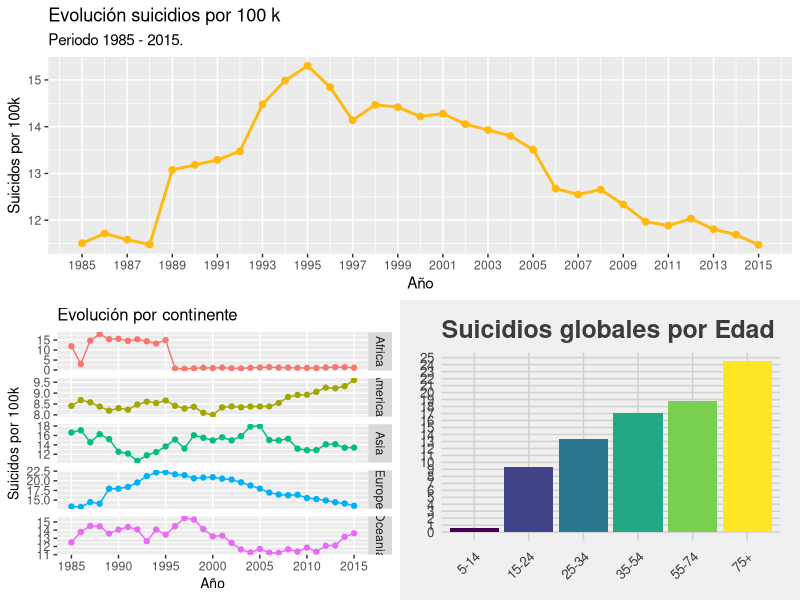
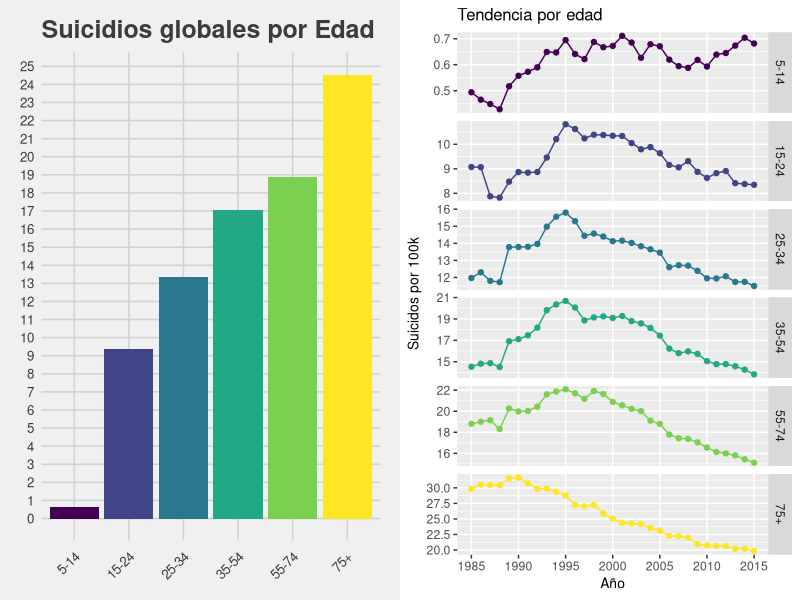

Write the R code that produced these figures, in order.
#
# Este script se construyó a partir del dataset obtenido en la Limpieza de datos
# Se explorarán lo datos y se hará gráficas para entender mejor el conjunto de datos
#



#librerías

library(tidyverse)

# Para visualizacion
library(gridExtra)
library(ggthemes)
library(viridis)




########## Lectura ############

dt <- read_csv("data/master_clean.csv")


########## Explorando los datos ############

#Formato factor
dt$age <- factor(dt$age, 
                   ordered = T, 
                   levels = c("5-14",
                              "15-24", 
                              "25-34", 
                              "35-54", 
                              "55-74", 
                              "75+"))

# Nuestro dt
str(dt)
summary(dt)
dim(dt)
       


########## Manipulando los Datos ############

### Evolución mundial de suicidios , desde  1985 hasta 2015 , genera p1
suicidios_mundial = dt %>%
            group_by(year)%>%
            summarize(suicides_per_100k = (sum(as.numeric(suicides_no)) / sum(as.numeric(population))) * 100000)
  
  

### Evolución mundial de suicidios por continente , genera p2
suicidios_continente = dt %>%
                       group_by(year, continent)%>%
                       summarize(suicides_per_100k = (sum(as.numeric(suicides_no)) / sum(as.numeric(population))) * 100000)


### Suicidios globales por edad, genera p3
suicidios_por_edad = dt %>%
  group_by(age)%>%
  summarize(suicide_per_100k = (sum(as.numeric(suicides_no)) / sum(as.numeric(population))) * 100000)
#Cambiando a factor la edad para poder pintarla por colores
suicidios_por_edad$age <- factor(suicidios_por_edad$age, 
                                 ordered = T, levels = c("5-14",
                                                         "15-24", 
                                                         "25-34", 
                                                         "35-54", 
                                                         "55-74", 
                                                         "75+"))






########## Visualización ############


p1= ggplot(suicidios_mundial, aes(x = year, y = suicides_per_100k)) + 
  geom_line(col = "darkgoldenrod1 ", size = 1) + 
  geom_point(col = "darkgoldenrod1", size = 2) + 
  labs(title = "Evolución suicidios por 100 k",
       subtitle = "Periodo 1985 - 2015.",
       x = "Año", 
       y = "Suicidos por 100k") + 
  scale_x_continuous(breaks = seq(1985, 2015, 2)) + 
  scale_y_continuous(breaks = seq(10, 20))



p2= ggplot(suicidios_continente, aes(x = year, y = suicides_per_100k, col= factor(continent))) + 
  facet_grid(continent ~ ., scales = "free_y") + 
  geom_line() + 
  geom_point() + 
  labs(title = "Evolución por continente",
       x = "Año", 
       y = "Suicidos por 100k") +
theme(legend.position = "none", title = element_text(size = 10)) + 
 scale_x_continuous(breaks = seq(1985, 2015, 5), minor_breaks = F) 
  



p3= ggplot(suicidios_por_edad, aes(x= age, y= suicide_per_100k, fill= age )) +
  geom_col()+
  theme_fivethirtyeight()+
  scale_fill_viridis(discrete=TRUE) +
  theme(axis.text.x  = element_text(angle=45, hjust=1, vjust=0.9),axis.title.x = element_blank())+
  guides(fill=F,xlab=F)+
  ggtitle("Suicidios globales por Edad")+
  labs(x = "Edad", 
       y = "Suicidos por 100k") +
theme(legend.position = "none") +
  scale_y_continuous(breaks = seq(0,30,1), minor_breaks = F )


grid.arrange(p1,arrangeGrob(p2,p3, ncol=2),  ncol=1 )



#pero como va cambiando la tendencia de la edad?
evolucion_por_edad = dt %>%
  group_by(year, age)%>%
  summarize(suicide_per_100k = (sum(as.numeric(suicides_no)) / sum(as.numeric(population))) * 100000) %>%
  ggplot(aes(x = year, y = suicide_per_100k, col = age)) + 
    facet_grid(age ~ ., scales = "free_y") + 
    geom_line() + 
    geom_point() + 
    labs(title = "Tendencia por edad",
         x = "Año", 
         y = "Suicidos por 100k") +
    theme(legend.position = "none", title = element_text(size = 10)) + 
    scale_x_continuous(breaks = seq(1985, 2015, 5), minor_breaks = F) 

grid.arrange(p3, evolucion_por_edad, ncol = 2)


